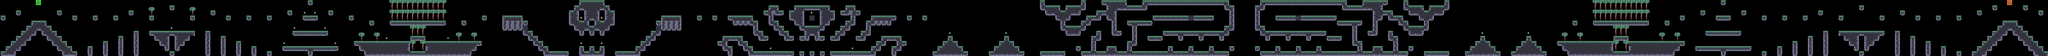

The image is a tile-based game level rendered from a .tmx file. Its description and source (layers, tilesets, objects; grid data summarised) follow:
An orthogonal 400x11 tile map with 64x64 px tiles, 9 tile layers (terrain, coins, fg palms, bg palms, ...), 4 tilesets.

<map version="1.5" tiledversion="1.7.2" orientation="orthogonal" renderorder="right-down" width="400" height="11" tilewidth="64" tileheight="64" infinite="0" nextlayerid="10" nextobjectid="1">
 <editorsettings>
  <export target="../1/level_1.csv" format="csv" />
 </editorsettings>
 <tileset firstgid="1" source="../tilesets/terrain_tiles.tsx" />
 <tileset firstgid="17" source="../tilesets/setup_tiles.tsx" />
 <tileset firstgid="19" source="../tilesets/palms_tiles.tsx" />
 <tileset firstgid="29" source="../tilesets/coin_tiles.tsx" />
 <layer id="1" name="terrain" width="400" height="11" offsetx="6.06061" offsety="3.0303">
  <data>[4400 cells, 1074 non-empty, 16 distinct tile ids]</data>
 </layer>
 <layer id="3" name="coins" width="400" height="11">
  <data>[4400 cells, 20 non-empty, 2 distinct tile ids]</data>
 </layer>
 <layer id="4" name="fg palms" width="400" height="11">
  <data>[4400 cells, 64 non-empty, 5 distinct tile ids]</data>
 </layer>
 <layer id="5" name="bg palms" width="400" height="11">
  <data>[4400 cells, 0 non-empty, 0 distinct tile ids]</data>
 </layer>
 <layer id="6" name="enemies" width="400" height="11">
  <data>[4400 cells, 0 non-empty, 0 distinct tile ids]</data>
 </layer>
 <layer id="7" name="crates" width="400" height="11">
  <data>[4400 cells, 0 non-empty, 0 distinct tile ids]</data>
 </layer>
 <layer id="8" name="grass" width="400" height="11">
  <data>[4400 cells, 0 non-empty, 0 distinct tile ids]</data>
 </layer>
 <layer id="9" name="constraints" width="400" height="11">
  <data>[4400 cells, 0 non-empty, 0 distinct tile ids]</data>
 </layer>
 <layer id="2" name="player" width="400" height="11">
  <data>[4400 cells, 2 non-empty, 2 distinct tile ids]</data>
 </layer>
</map>
